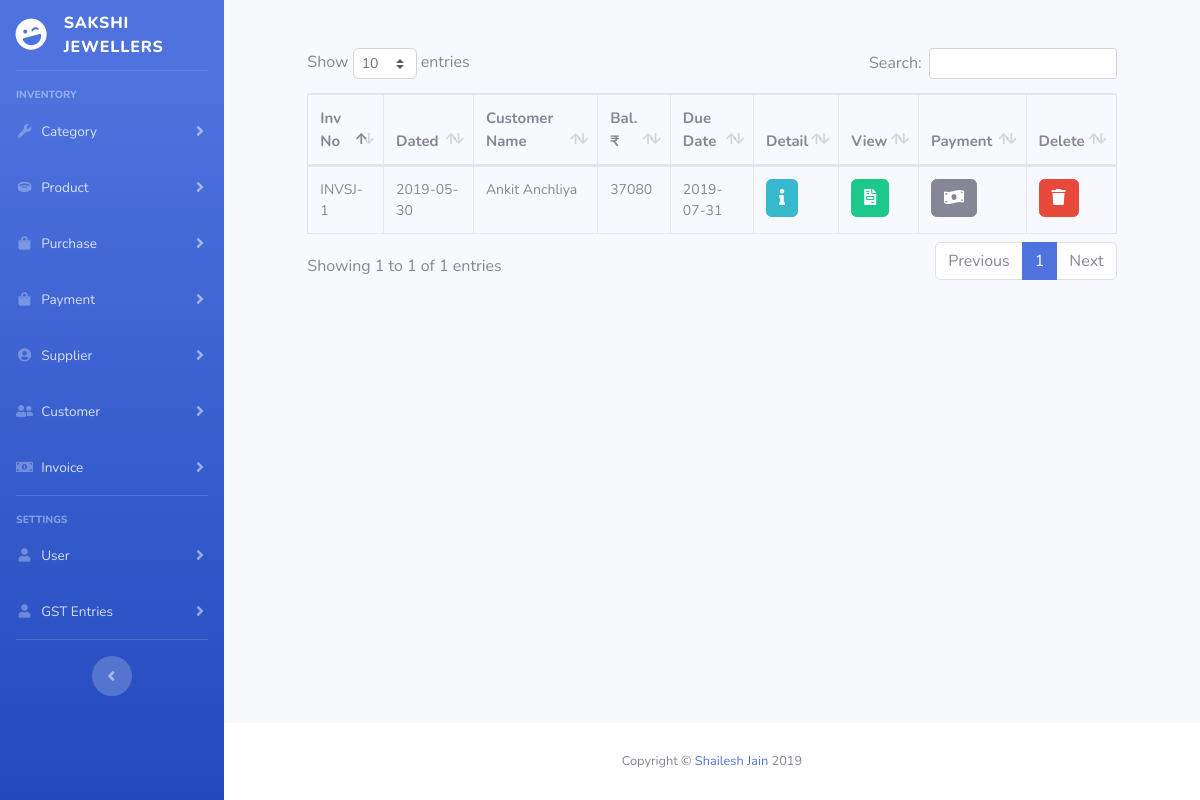
The app's page /invoices.php, older data.
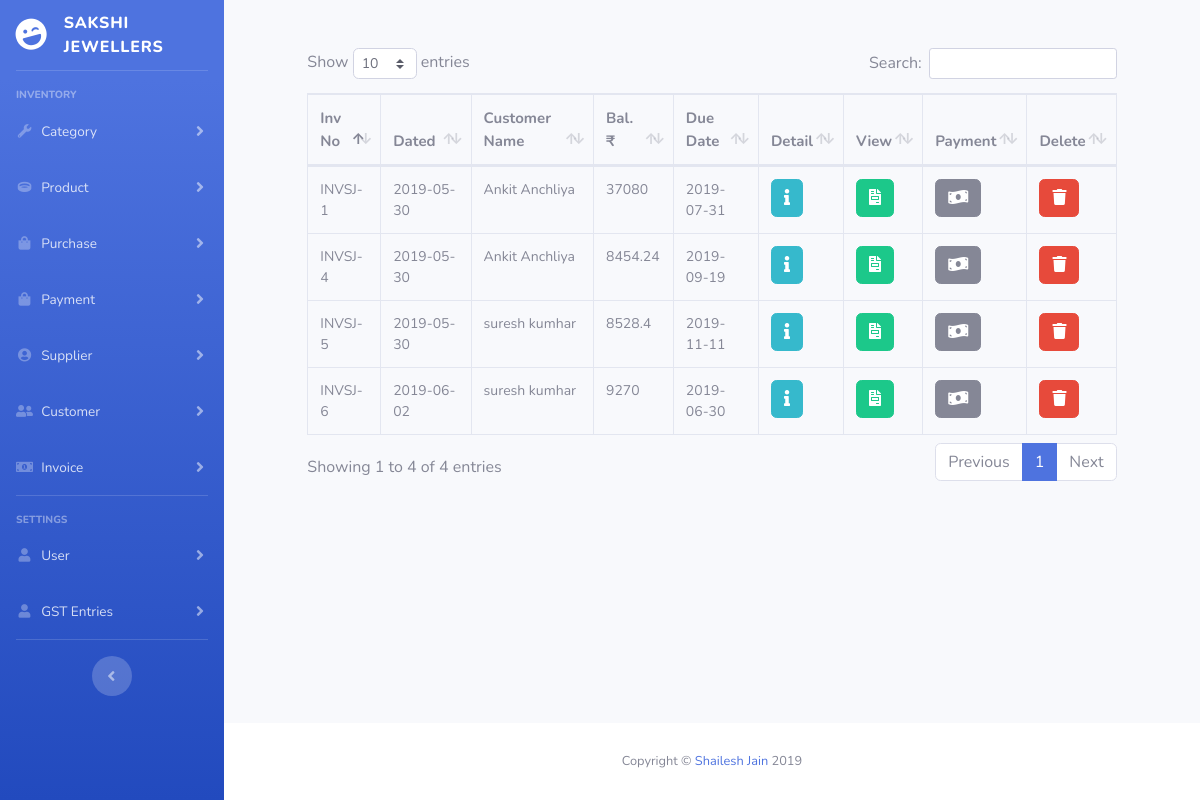
The same page, newer data.
### tables this page shows
CREATE TABLE `invoices` (
  `invoice_id` int(11) NOT NULL,
  `invoice_no` varchar(20) NOT NULL,
  `customer_id` int(11) NOT NULL,
  `total_amount` double NOT NULL,
  `pending_amount` double NOT NULL,
  `due_date` date NOT NULL,
  `invoice_date` date NOT NULL,
  `deleted` int(1) NOT NULL,
  `created_at` datetime NOT NULL,
  `deleted_at` datetime NOT NULL,
  `created_by` int(11) NOT NULL,
  `deleted_by` int(11) NOT NULL,
  `updated_at` date NOT NULL,
  `updated_by` int(11) NOT NULL
);

CREATE TABLE `customers` (
  `customer_id` int(11) NOT NULL,
  `customer_name` varchar(255) NOT NULL,
  `customer_address` text NOT NULL,
  `customer_email` varchar(255) NOT NULL,
  `customer_contact` varchar(13) NOT NULL,
  `deleted` int(1) NOT NULL DEFAULT '0',
  `created_at` datetime NOT NULL DEFAULT CURRENT_TIMESTAMP,
  `updated_at` datetime NOT NULL,
  `deleted_at` datetime NOT NULL,
  `created_by` int(11) NOT NULL,
  `updated_by` int(11) NOT NULL,
  `deleted_by` int(11) NOT NULL
);

### invoices.php (called while the page is built, shortened)
<?php
require_once('helpers/static-components.php');

### db/core/CRUD.class.php (called while the page is built, shortened)
<?php
class CRUD
{
    private static $pdo;
    private static $dsn = "mysql:host=".HOST.";dbname=".DB;
    public static function init()
    {
        try
        {
            self::$pdo = new PDO(self::$dsn, USERNAME, PASSWORD);
            self::$pdo->setAttribute(PDO::ATTR_DEFAULT_FETCH_MODE, PDO::FETCH_OBJ);
        }
        catch (PDOException $ex)
        {
             throw $ex;
        }
    }
    public static function query($query, ...$params)
    {
        if(strpos($query, "?") === false){
            $res = self::$pdo->query($query);
            return $res;
        }
        return self::executePreparedStatement($query, ...$params);
    }
}

### db/models/Invoice.class.php (called while the page is built, shortened)
<?php
class Invoice extends Table
{
    public static function viewAll(){
        return $rs = CRUD::query("SELECT @sr_no:=@sr_no+1 as serial_no, invoices.*,customers.customer_name,customers.customer_contact FROM invoices JOIN customers ON invoices.customer_id=customers.customer_id INNER JOIN (SELECT @sr_no:=0) AS a WHERE invoices.deleted = 0");
    }
}

### includes/pages/invoices/view-all-invoices.php (the view, shortened to what this page needs)
<?php
$rs = Invoice::viewAll();
$column_names_as = array(
    "invoice_no" => "Inv No",
    "invoice_date" => "Dated",
    "customer_name" => "Customer Name",
    "pending_amount" => "Bal. &#8377;",
    "due_date" => "Due Date",
);
require_once 'includes/pages/invoices/delete-invoice.php';
?>
    <div class="row">
        <div class="offset-1 col-md-10">
            <div class="table-responsive">
                <table class="tables table table-bordered">
                    <thead>
                    <tr>
                        <?php
                        foreach ($column_names_as as $column_name_as) {
                            echo "<th>{$column_name_as}</th>";
                        }
                        ?>
                        <th>Detail</th>
                        <th>View</th>
                        <th>Payment</th>
                        <th>Delete</th>
                    </tr>
                    </thead>
                    <tbody>
                    <?php
                    $column_names = array_keys($column_names_as);
                    while($row = $rs->fetch(PDO::FETCH_ASSOC)) {
                        echo "<tr>";
                        foreach ($column_names as $column_name) {
                            if(empty($row[$column_name])) {
                                echo "<td>NULL</td>";
                            }
                            else {
                                echo "<td>$row[$column_name]</td>";
                            }
                        }
                        echo "<td><a class='btn btn-info text-white' data-toggle='tooltip' href='invoices.php?src=view-invoice-details&id={$row['invoice_id']}' data-html='true' title='View Detail'><i class='fa fa-info'></i></a></td>";
                        echo "<td><a class='btn btn-success text-white' data-toggle='tooltip' target='_blank' href='invoices.php?src=view-invoice&id={$row['invoice_id']}' data-html='true' title='View Invoice'><i class='fa fa-file-invoice'></i></a></td>";
                        echo "<td><a class='btn btn-secondary text-white' data-toggle='tooltip' href='payments.php?src=add-payment&id={$row['invoice_id']}' data-html='true' title='Make payment'><i class='fa fa-money-bill-wave'></i></a></td>";
                        echo "<td><a class='btn btn-danger text-white delete' data-toggle='modal' data-target='#deleteModal' data-html='true' title='Delete' data-delete='invoices.php?form=delete-invoice&id={$row['invoice_id']}'><i class='fa fa-trash'></i></a></td>";
                    }
                    ?>
                    </tbody>
                </table>
            </div>
        </div>
    </div>

### helpers/static-components.php (shortened to what this page needs)
<!DOCTYPE html>
<html lang="en">
<?php
include_once ("includes/header.php");
?>
<body id="page-top">
<div id="wrapper">
    <?php
    include_once ("includes/sidebar.php");
    ?>
    <div id="content-wrapper" class="d-flex flex-column">
        <div id="content">
            <div id="include">
                <?php
                include_once ("includes/{$include_page}");
                ?>
            </div>
        </div>
        <?php
        include_once ("includes/footer.php");
        ?>
    </div>
</div>
</body>
</html>

### includes/header.php (shortened to what this page needs)
<head>
    <link href="vendor/fontawesome-free/css/all.min.css" rel="stylesheet" type="text/css">
    <link rel="stylesheet" href="vendor/datatables/dataTables.bootstrap4.css">
    <link rel="stylesheet" href="vendor/izi-toast/css/iziToast.min.css">
    <link rel="stylesheet" href="vendor/selectize/css/selectize.bootstrap3.css">
    <link href="css/style.css" rel="stylesheet">
</head>

### includes/sidebar.php (shortened to what this page needs)
<ul class="navbar-nav bg-gradient-primary sidebar sidebar-dark accordion print-hidden" id="accordionSidebar">
    <a class="sidebar-brand d-flex align-items-center justify-content-center" href="index.php" >
        <div class="sidebar-brand-icon rotate-n-15">
            <i class="fas fa-laugh-wink"></i>
        </div>
        <div class="sidebar-brand-text mx-3 text-left">Sakshi Jewellers</div>
    </a>
    <hr class="sidebar-divider">
    <div class="sidebar-heading">
        Inventory
    </div>
    <li class="nav-item">
        <a class="nav-link collapsed" href="#" data-toggle="collapse" data-target="#collapseUtilities" aria-expanded="true" aria-controls="collapseUtilities">
            <i class="fas fa-fw fa-wrench"></i>
            <span>Category</span>
        </a>
    </li>
    <li class="nav-item">
        <a class="nav-link collapsed" href="#" data-toggle="collapse" data-target="#collapseProducts" aria-expanded="true" aria-controls="collapseProducts">
            <i class="fas fa-fw fa-ring"></i>
            <span>Product</span>
        </a>
    </li>
    <li class="nav-item">
        <a class="nav-link collapsed" href="#" data-toggle="collapse" data-target="#collapsePurchase" aria-expanded="true" aria-controls="collapsePurchase">
            <i class="fas fa-fw fa-shopping-bag"></i>
            <span>Purchase</span>
        </a>
    </li>
    <li class="nav-item">
        <a class="nav-link collapsed" href="#" data-toggle="collapse" data-target="#collapsePayment" aria-expanded="true" aria-controls="collapsePayment">
            <i class="fas fa-fw fa-shopping-bag"></i>
            <span>Payment</span>
        </a>
    </li>
    <li class="nav-item">
        <a class="nav-link collapsed" href="#" data-toggle="collapse" data-target="#collapseSupplier" aria-expanded="true" aria-controls="collapseSupplier">
            <i class="fas fa-fw fa-user-circle "></i>
            <span>Supplier</span>
        </a>
    </li>
    <li class="nav-item">
        <a class="nav-link collapsed" href="#" data-toggle="collapse" data-target="#collapseCustomer" aria-expanded="true" aria-controls="collapseCustomer">
            <i class="fas fa-fw fa-user-friends"></i>
            <span>Customer</span>
        </a>
    </li>
    <li class="nav-item">
        <a class="nav-link collapsed" href="#" data-toggle="collapse" data-target="#collapseInvoice" aria-expanded="true" aria-controls="collapseInvoice">
            <i class="fas fa-fw fa-money-bill-alt"></i>
            <span>Invoice</span>
        </a>
    </li>
    <hr class="sidebar-divider">
    <div class="sidebar-heading">
        Settings
    </div>
    <li class="nav-item">
        <a class="nav-link collapsed" href="#" data-toggle="collapse" data-target="#collapseUser" aria-expanded="true" aria-controls="collapseUser">
            <i class="fas fa-fw fa-user"></i>
            <span>User</span>
        </a>
    </li>
    <li class="nav-item">
        <a class="nav-link collapsed" href="#" data-toggle="collapse" data-target="#collapseGST" aria-expanded="true" aria-controls="collapseGST">
            <i class="fas fa-fw fa-user"></i>
            <span>GST Entries</span>
        </a>
    </li>
    <hr class="sidebar-divider d-none d-md-block">
    <div class="text-center d-none d-md-inline">
        <button class="rounded-circle border-0" id="sidebarToggle"></button>
    </div>
</ul>

### includes/footer.php (shortened to what this page needs)
<footer class="sticky-footer bg-white print-hidden">
    <div class="container my-auto">
        <div class="copyright text-center my-auto">
            <span>Copyright &copy; <a href="https://github.com/half-code">Shailesh Jain</a> 2019</span>
        </div>
    </div>
</footer>

Row changes from the older to the newer data that the page shows:
added invoices: invoice_no "INVSJ-4", invoice_date "2019-05-30", customer.customer_name "Ankit Anchliya", pending_amount "8454.24", due_date "2019-09-19"
added invoices: invoice_no "INVSJ-5", invoice_date "2019-05-30", customer.customer_name "suresh kumhar", pending_amount "8528.4", due_date "2019-11-11"
added invoices: invoice_no "INVSJ-6", invoice_date "2019-06-02", customer.customer_name "suresh kumhar", pending_amount "9270", due_date "2019-06-30"
Text that changed along with them:
text written by a page script: "Show entries Search: Showing 1 to 1 of 1 entries Previous 1 Next" → "Show entries Search: Showing 1 to 4 of 4 entries Previous 1 Next"
